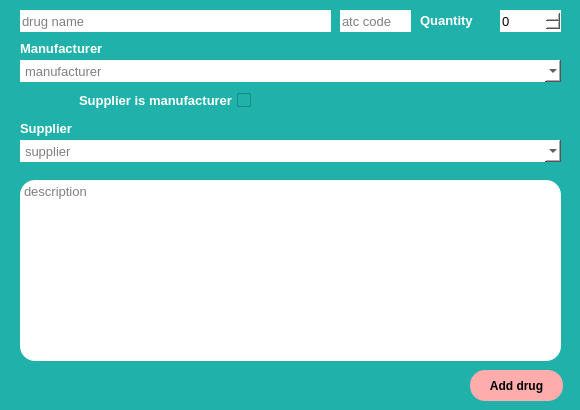
<?xml version="1.0" encoding="UTF-8"?>
<ui version="4.0">
 <class>DrugAddingWindow</class>
 <widget class="QDialog" name="DrugAddingWindow">
  <property name="enabled">
   <bool>true</bool>
  </property>
  <property name="geometry">
   <rect>
    <x>0</x>
    <y>0</y>
    <width>580</width>
    <height>410</height>
   </rect>
  </property>
  <property name="minimumSize">
   <size>
    <width>580</width>
    <height>410</height>
   </size>
  </property>
  <property name="maximumSize">
   <size>
    <width>580</width>
    <height>410</height>
   </size>
  </property>
  <property name="windowTitle">
   <string>Drug adding</string>
  </property>
  <property name="windowIcon">
   <iconset>
    <normaloff>../media/logo.png</normaloff>../media/logo.png</iconset>
  </property>
  <property name="styleSheet">
   <string notr="true">background-color: rgb(32, 178, 170);</string>
  </property>
  <widget class="QPushButton" name="add_drug_btn">
   <property name="geometry">
    <rect>
     <x>470</x>
     <y>370</y>
     <width>93</width>
     <height>31</height>
    </rect>
   </property>
   <property name="font">
    <font>
     <weight>75</weight>
     <bold>true</bold>
    </font>
   </property>
   <property name="styleSheet">
    <string notr="true">QPushButton {
	background-color: rgb(255, 172, 172);
	color: rgb(0, 0, 0);
	border-radius: 15px;
}

QPushButton:pressed {
	background-color: rgb(105, 205, 255);
}</string>
   </property>
   <property name="text">
    <string>Add drug</string>
   </property>
  </widget>
  <widget class="QLineEdit" name="inputline_drug_atc">
   <property name="geometry">
    <rect>
     <x>340</x>
     <y>10</y>
     <width>71</width>
     <height>22</height>
    </rect>
   </property>
   <property name="font">
    <font>
     <pointsize>10</pointsize>
    </font>
   </property>
   <property name="styleSheet">
    <string notr="true">background-color: rgb(255, 255, 255);
color: rgb(0, 0, 0);
border-radius: 15px;</string>
   </property>
   <property name="inputMask">
    <string/>
   </property>
   <property name="maxLength">
    <number>7</number>
   </property>
   <property name="placeholderText">
    <string>atc code</string>
   </property>
  </widget>
  <widget class="QLineEdit" name="inputline_drug_name">
   <property name="geometry">
    <rect>
     <x>20</x>
     <y>10</y>
     <width>311</width>
     <height>22</height>
    </rect>
   </property>
   <property name="font">
    <font>
     <pointsize>10</pointsize>
    </font>
   </property>
   <property name="styleSheet">
    <string notr="true">background-color: rgb(255, 255, 255);
color: rgb(0, 0, 0);
border-radius: 15px;</string>
   </property>
   <property name="maxLength">
    <number>200</number>
   </property>
   <property name="placeholderText">
    <string>drug name</string>
   </property>
  </widget>
  <widget class="QComboBox" name="manufacturerComboBox">
   <property name="geometry">
    <rect>
     <x>20</x>
     <y>60</y>
     <width>541</width>
     <height>22</height>
    </rect>
   </property>
   <property name="font">
    <font>
     <pointsize>10</pointsize>
    </font>
   </property>
   <property name="styleSheet">
    <string notr="true">background-color: rgb(255, 255, 255);
color: rgb(0, 0, 0);
border-radius: 15px;</string>
   </property>
   <property name="currentText">
    <string/>
   </property>
   <property name="placeholderText">
    <string>manufacturer</string>
   </property>
  </widget>
  <widget class="QLabel" name="label">
   <property name="geometry">
    <rect>
     <x>20</x>
     <y>40</y>
     <width>131</width>
     <height>16</height>
    </rect>
   </property>
   <property name="font">
    <font>
     <pointsize>10</pointsize>
     <weight>75</weight>
     <bold>true</bold>
    </font>
   </property>
   <property name="styleSheet">
    <string notr="true">color: rgb(255, 255, 255);</string>
   </property>
   <property name="text">
    <string>Manufacturer</string>
   </property>
  </widget>
  <widget class="QLabel" name="label_2">
   <property name="geometry">
    <rect>
     <x>20</x>
     <y>120</y>
     <width>81</width>
     <height>16</height>
    </rect>
   </property>
   <property name="font">
    <font>
     <pointsize>10</pointsize>
     <weight>75</weight>
     <bold>true</bold>
    </font>
   </property>
   <property name="styleSheet">
    <string notr="true">color: rgb(255, 255, 255);</string>
   </property>
   <property name="text">
    <string>Supplier</string>
   </property>
  </widget>
  <widget class="QComboBox" name="supplierComboBox">
   <property name="geometry">
    <rect>
     <x>20</x>
     <y>140</y>
     <width>541</width>
     <height>22</height>
    </rect>
   </property>
   <property name="font">
    <font>
     <pointsize>10</pointsize>
    </font>
   </property>
   <property name="styleSheet">
    <string notr="true">background-color: rgb(255, 255, 255);
color: rgb(0, 0, 0);
border-radius: 15px;</string>
   </property>
   <property name="currentText">
    <string/>
   </property>
   <property name="placeholderText">
    <string>supplier</string>
   </property>
  </widget>
  <widget class="QPlainTextEdit" name="inputline_drug_description">
   <property name="geometry">
    <rect>
     <x>20</x>
     <y>180</y>
     <width>541</width>
     <height>181</height>
    </rect>
   </property>
   <property name="font">
    <font>
     <pointsize>10</pointsize>
    </font>
   </property>
   <property name="styleSheet">
    <string notr="true">background-color: rgb(255, 255, 255);
color: rgb(0, 0, 0);
border-radius: 15px;</string>
   </property>
   <property name="maximumBlockCount">
    <number>0</number>
   </property>
   <property name="backgroundVisible">
    <bool>false</bool>
   </property>
   <property name="placeholderText">
    <string>description</string>
   </property>
  </widget>
  <widget class="QLabel" name="label_3">
   <property name="geometry">
    <rect>
     <x>420</x>
     <y>10</y>
     <width>81</width>
     <height>21</height>
    </rect>
   </property>
   <property name="font">
    <font>
     <pointsize>10</pointsize>
     <weight>75</weight>
     <bold>true</bold>
    </font>
   </property>
   <property name="styleSheet">
    <string notr="true">color: rgb(255, 255, 255);</string>
   </property>
   <property name="text">
    <string>Quantity</string>
   </property>
  </widget>
  <widget class="QSpinBox" name="quantity_spnbox">
   <property name="geometry">
    <rect>
     <x>500</x>
     <y>10</y>
     <width>61</width>
     <height>22</height>
    </rect>
   </property>
   <property name="font">
    <font>
     <pointsize>10</pointsize>
    </font>
   </property>
   <property name="styleSheet">
    <string notr="true">background-color: rgb(255, 255, 255);
color: rgb(0, 0, 0);
border-radius: 15px;</string>
   </property>
   <property name="maximum">
    <number>9999</number>
   </property>
  </widget>
  <widget class="QCheckBox" name="manufacturer_is_supplier_checkbox">
   <property name="geometry">
    <rect>
     <x>10</x>
     <y>90</y>
     <width>241</width>
     <height>20</height>
    </rect>
   </property>
   <property name="font">
    <font>
     <pointsize>10</pointsize>
     <weight>75</weight>
     <bold>true</bold>
    </font>
   </property>
   <property name="layoutDirection">
    <enum>Qt::RightToLeft</enum>
   </property>
   <property name="styleSheet">
    <string notr="true">color: rgb(255, 255, 255);</string>
   </property>
   <property name="text">
    <string>Supplier is manufacturer</string>
   </property>
   <property name="checked">
    <bool>false</bool>
   </property>
  </widget>
 </widget>
 <resources/>
 <connections/>
</ui>
